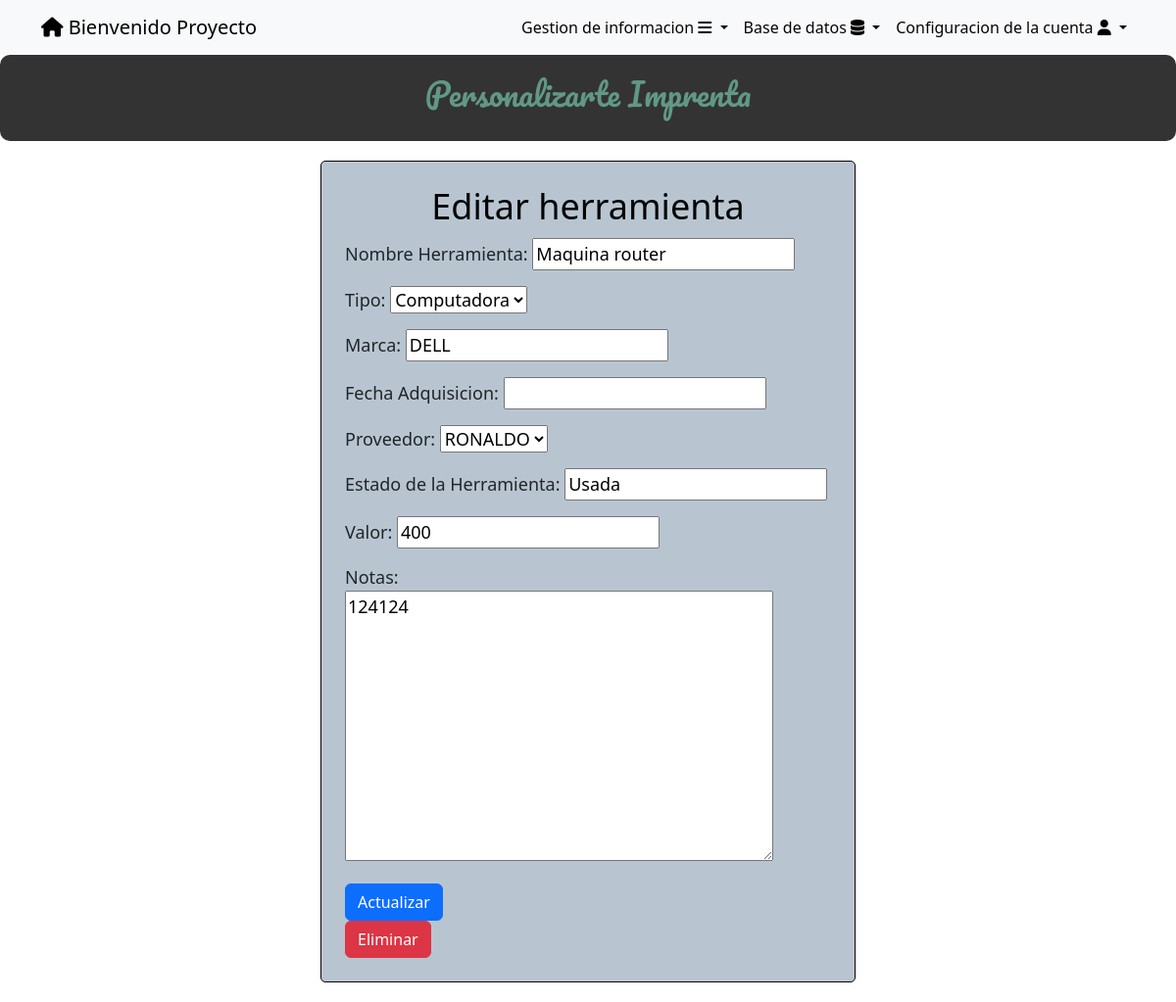
Page /herramientas/1/ (signed in) on the committed database.
### tasks/models.py (models this page shows, shortened)
class Herramienta(models.Model):
    nombreHerramienta = models.CharField(blank=True,null=True,max_length=100)
    COMPUTADORA = 'Computadora'
    ROUTER = 'Router'
    IMPRESORA = 'Impresora'
    ESTADO_CHOICES = [
        (COMPUTADORA, 'Computadora'),
        (ROUTER, 'Router'),
        (IMPRESORA, 'Impresora'),
    ]
    tipo  =  models.CharField(blank=True,null=True,max_length=100,choices=ESTADO_CHOICES)
    marca = models.CharField(blank=True,null=True,max_length=100)
    fechaAdquisicion = models.DateField(blank=True,null=True)
    idProveedor = models.ForeignKey(Proveedor,on_delete=models.CASCADE,null=True,blank=True)
    estadoHerramienta = models.CharField(blank=True,null=True,max_length=100)
    valor = models.IntegerField(blank=True,null=True,validators=[MinValueValidator(0)])
    notas = models.TextField(blank=True,null=True)
    user = models.ForeignKey(User, on_delete=models.CASCADE,blank=True, null=True)

### tasks/views.py (the view)
# urls.py: path('herramientas/<int:herramienta_id>/', views.herramienta_detail,name='herramienta_detail'),
@login_required
def herramienta_detail(request, herramienta_id):
    herramienta = get_object_or_404(Herramienta, pk=herramienta_id)
    if request.user.is_superuser:
        form = HerramientaForm(instance=herramienta)
    else:
        if herramienta.user != request.user:
            return HttpResponseForbidden("No tienes permiso para acceder a esta página.")
        form = HerramientaForm(instance=herramienta)
    if request.method == 'POST':
        form = HerramientaForm(request.POST, instance=herramienta)  # Pasar instance=cliente para actualizar el cliente existente
        if form.is_valid():
            form.save()
            return redirect('herramientas')
    return render(request, 'herramienta_detail.html', {
        'herramienta': herramienta,
        'form': form
    })

### tasks/forms.py
class HerramientaForm(ModelForm):
    class Meta:
        model = Herramienta
        fields = ['nombreHerramienta','tipo','marca','fechaAdquisicion','idProveedor','estadoHerramienta','valor','notas']
        labels = {
            'nombreHerramienta':'Nombre Herramienta',
            'marca':'Marca',
            'fechaAdquisicion':'Fecha Adquisicion',
            'proveedor':'Proveedor',
            'estadoHerramienta':'Estado de la Herramienta',
            'valor':'Valor',
            'notas':'Notas',
            'idProveedor':'Proveedor'
        }

### tasks/models.py (called while the page is built)
    def __str__(self):
        return self.nombre

### tasks/templates/herramienta_detail.html (shortened to what this page needs)
{% extends 'base.html' %}
{% block content %}
<body>
    <center>
        <div class="feature-box">
            <h2>Personalizarte Imprenta</h2>
        </div>
    </center>
    <div class="container">
        <div class="row justify-content-center">
            <div class="col-md-6">
                <div class="custom-form-container p-4">
                    <center><h1>Editar herramienta</h1></center>
                    <form method="post">
                        {{ form.as_p }}
                        <button class="btn btn-primary">
                            Actualizar
                        </button>
                    </form>
                    {% if user.is_superuser  %}
                    <form method="post" action="{% url 'delete_herramientas' herramienta.id %}">
                        <button class="btn btn-danger" type="submit">Eliminar</button>
                    </form>
                    {% endif %}
                </div>
            </div>
        </div>
    </div>
</body>
{% endblock %}

### tasks/templates/base.html (shortened to what this page needs)
<!DOCTYPE html>
<html lang="en">
<head>
    <link rel="stylesheet" href="https://cdn.jsdelivr.net/npm/bootstrap@5.3.2/dist/css/bootstrap.min.css">
    <link rel="stylesheet" href="https://cdnjs.cloudflare.com/ajax/libs/font-awesome/6.4.2/css/all.min.css">
    <link rel="stylesheet" href="https://cdn.jsdelivr.net/npm/bootstrap@5.3.2/dist/css/bootstrap.min.css">
</head>
<body>
    <nav class="navbar navbar-expand-lg bg-body-tertiary">
        <div class="container">
            {% if user.is_authenticated %}
            <a class="navbar-brand" href="/" id="uno"> <i class="fa-solid fa-house" style="color: #000000;"></i>
                Bienvenido {{user.username}}</a>
            {% endif %}
            {% if user.is_authenticated %}
            <div class="collapse navbar-collapse" id="navbarSupportedContent">
                <ul class="navbar-nav ms-auto">
                    <li class="nav-item dropdown">
                        <a class="nav-link dropdown-toggle" href="#" role="button" data-bs-toggle="dropdown"
                            aria-expanded="false">
                            Gestion de informacion <i class="fa-solid fa-bars" style="color: #00040b;"></i>
                        </a>
                    </li>
                    {% if user.is_superuser %}
                    <li class="nav-item dropdown">
                        <a class="nav-link dropdown-toggle" href="#" role="button" data-bs-toggle="dropdown"
                            aria-expanded="false">
                            Base de datos <i class="fa-solid fa-database" style="color: #000000;"></i>
                        </a>
                        {% endif %}
                    <li class="nav-item dropdown">
                        <a class="nav-link dropdown-toggle" href="#" role="button" data-bs-toggle="dropdown"
                            aria-expanded="false">
                            Configuracion de la cuenta <i class="fa-solid fa-user" style="color: #000000;"></i>
                        </a>
            {% endif %}
        </div>
    </nav>
</body>
</html>
{% block content %}
{% endblock %}

### tasks/templates/base.html (style rules this page uses)
.nav-link { display: block; text-decoration: none; color: #080404; padding: 5px; }

### tasks/templates/herramienta_detail.html (style rules this page uses)
.custom-form-container { background-color: #f8f9fa; border: 1px solid #100101; border-radius: 5px; padding: 10px; margin-top: 20px; margin-bottom: 20px; }
.custom-form-container { background-color: #b8c5d1; border: 1px solid #0b0101; border-radius: 5px; }
.feature-box { background-color: rgba(0, 0, 0, 0.8); color: white; padding: 20px; text-align: center; border-radius: 10px; transition: transform 0.3s ease; }
h1 { color: rgb(0, 4, 3); font-size: 36px; margin-bottom: 10px; }
h2 { font-family: 'Pacifico', cursive; color: rgb(97, 152, 133); font-size: 32px; margin-bottom: 10px; }
p { font-size: 18px; }

### rows in the picture
Herramienta: nombreHerramienta "Maquina router", tipo "Computadora", marca "DELL", idProveedor "RONALDO", estadoHerramienta "Usada", valor "400", notas "124124"

### other values in the picture
{{ user.username }} "Proyecto"
